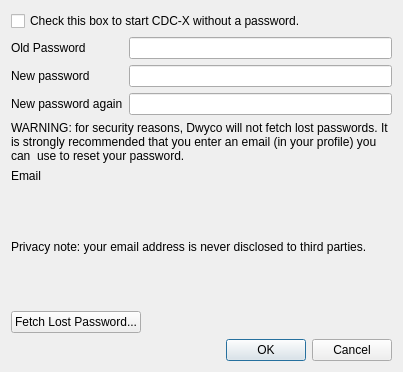
<?xml version="1.0" encoding="UTF-8"?>
<ui version="4.0">
 <class>pw_dialog</class>
 <widget class="QDialog" name="pw_dialog">
  <property name="geometry">
   <rect>
    <x>0</x>
    <y>0</y>
    <width>403</width>
    <height>372</height>
   </rect>
  </property>
  <property name="windowTitle">
   <string>Change Password</string>
  </property>
  <layout class="QGridLayout">
   <item row="1" column="0">
    <layout class="QVBoxLayout">
     <item>
      <layout class="QHBoxLayout">
       <item>
        <layout class="QVBoxLayout">
         <item>
          <widget class="QLabel" name="label">
           <property name="text">
            <string>Old Password</string>
           </property>
           <property name="buddy">
            <cstring>old_pw_edit</cstring>
           </property>
          </widget>
         </item>
         <item>
          <widget class="QLabel" name="label_2">
           <property name="text">
            <string>New password</string>
           </property>
           <property name="buddy">
            <cstring>new_pw_edit</cstring>
           </property>
          </widget>
         </item>
         <item>
          <widget class="QLabel" name="label_3">
           <property name="text">
            <string>New password again</string>
           </property>
           <property name="buddy">
            <cstring>confirm_edit</cstring>
           </property>
          </widget>
         </item>
        </layout>
       </item>
       <item>
        <layout class="QVBoxLayout">
         <item>
          <widget class="QLineEdit" name="old_pw_edit">
           <property name="echoMode">
            <enum>QLineEdit::Password</enum>
           </property>
          </widget>
         </item>
         <item>
          <widget class="QLineEdit" name="new_pw_edit">
           <property name="echoMode">
            <enum>QLineEdit::Password</enum>
           </property>
          </widget>
         </item>
         <item>
          <widget class="QLineEdit" name="confirm_edit">
           <property name="echoMode">
            <enum>QLineEdit::Password</enum>
           </property>
          </widget>
         </item>
        </layout>
       </item>
      </layout>
     </item>
     <item>
      <widget class="QLabel" name="label_4">
       <property name="text">
        <string>WARNING: for security reasons, Dwyco will not fetch lost passwords. It is strongly recommended that you enter an email (in your profile) you can  use to reset your password.</string>
       </property>
       <property name="wordWrap">
        <bool>true</bool>
       </property>
      </widget>
     </item>
     <item>
      <layout class="QHBoxLayout">
       <item>
        <widget class="QLabel" name="email_label">
         <property name="text">
          <string>Email</string>
         </property>
        </widget>
       </item>
      </layout>
     </item>
    </layout>
   </item>
   <item row="2" column="0">
    <widget class="QLabel" name="label_6">
     <property name="text">
      <string>&lt;!DOCTYPE HTML PUBLIC &quot;-//W3C//DTD HTML 4.0//EN&quot; &quot;http://www.w3.org/TR/REC-html40/strict.dtd&quot;&gt;
&lt;html&gt;&lt;head&gt;&lt;meta name=&quot;qrichtext&quot; content=&quot;1&quot; /&gt;&lt;style type=&quot;text/css&quot;&gt;
p, li { white-space: pre-wrap; }
&lt;/style&gt;&lt;/head&gt;&lt;body style=&quot; font-family:'MS Shell Dlg 2'; font-size:8.25pt; font-weight:400; font-style:normal;&quot;&gt;
&lt;p style=&quot; margin-top:0px; margin-bottom:0px; margin-left:0px; margin-right:0px; -qt-block-indent:0; text-indent:0px;&quot;&gt;&lt;span style=&quot; font-family:'Sans Serif'; font-size:9pt;&quot;&gt;Privacy note: your email address is never disclosed to third parties.&lt;/span&gt;&lt;/p&gt;&lt;/body&gt;&lt;/html&gt;</string>
     </property>
     <property name="wordWrap">
      <bool>true</bool>
     </property>
    </widget>
   </item>
   <item row="3" column="0">
    <layout class="QHBoxLayout">
     <item>
      <widget class="QPushButton" name="fetch_pw_button">
       <property name="text">
        <string>Fetch Lost Password...</string>
       </property>
      </widget>
     </item>
     <item>
      <spacer>
       <property name="orientation">
        <enum>Qt::Horizontal</enum>
       </property>
       <property name="sizeHint" stdset="0">
        <size>
         <width>40</width>
         <height>20</height>
        </size>
       </property>
      </spacer>
     </item>
    </layout>
   </item>
   <item row="4" column="0">
    <widget class="QDialogButtonBox" name="buttonBox">
     <property name="orientation">
      <enum>Qt::Horizontal</enum>
     </property>
     <property name="standardButtons">
      <set>QDialogButtonBox::Cancel|QDialogButtonBox::Ok</set>
     </property>
    </widget>
   </item>
   <item row="0" column="0">
    <widget class="QCheckBox" name="save_pw_checkbox">
     <property name="text">
      <string>Check this box to start CDC-X without a password.</string>
     </property>
    </widget>
   </item>
  </layout>
 </widget>
 <tabstops>
  <tabstop>old_pw_edit</tabstop>
  <tabstop>new_pw_edit</tabstop>
  <tabstop>confirm_edit</tabstop>
  <tabstop>buttonBox</tabstop>
 </tabstops>
 <resources/>
 <connections>
  <connection>
   <sender>buttonBox</sender>
   <signal>accepted()</signal>
   <receiver>pw_dialog</receiver>
   <slot>accept()</slot>
   <hints>
    <hint type="sourcelabel">
     <x>248</x>
     <y>254</y>
    </hint>
    <hint type="destinationlabel">
     <x>157</x>
     <y>274</y>
    </hint>
   </hints>
  </connection>
  <connection>
   <sender>buttonBox</sender>
   <signal>rejected()</signal>
   <receiver>pw_dialog</receiver>
   <slot>reject()</slot>
   <hints>
    <hint type="sourcelabel">
     <x>316</x>
     <y>260</y>
    </hint>
    <hint type="destinationlabel">
     <x>286</x>
     <y>274</y>
    </hint>
   </hints>
  </connection>
  <connection>
   <sender>save_pw_checkbox</sender>
   <signal>clicked(bool)</signal>
   <receiver>new_pw_edit</receiver>
   <slot>setDisabled(bool)</slot>
   <hints>
    <hint type="sourcelabel">
     <x>194</x>
     <y>130</y>
    </hint>
    <hint type="destinationlabel">
     <x>255</x>
     <y>61</y>
    </hint>
   </hints>
  </connection>
  <connection>
   <sender>save_pw_checkbox</sender>
   <signal>clicked(bool)</signal>
   <receiver>confirm_edit</receiver>
   <slot>setDisabled(bool)</slot>
   <hints>
    <hint type="sourcelabel">
     <x>194</x>
     <y>130</y>
    </hint>
    <hint type="destinationlabel">
     <x>255</x>
     <y>96</y>
    </hint>
   </hints>
  </connection>
  <connection>
   <sender>save_pw_checkbox</sender>
   <signal>clicked()</signal>
   <receiver>new_pw_edit</receiver>
   <slot>clear()</slot>
   <hints>
    <hint type="sourcelabel">
     <x>194</x>
     <y>130</y>
    </hint>
    <hint type="destinationlabel">
     <x>255</x>
     <y>61</y>
    </hint>
   </hints>
  </connection>
  <connection>
   <sender>save_pw_checkbox</sender>
   <signal>clicked()</signal>
   <receiver>confirm_edit</receiver>
   <slot>clear()</slot>
   <hints>
    <hint type="sourcelabel">
     <x>194</x>
     <y>130</y>
    </hint>
    <hint type="destinationlabel">
     <x>255</x>
     <y>96</y>
    </hint>
   </hints>
  </connection>
  <connection>
   <sender>save_pw_checkbox</sender>
   <signal>clicked()</signal>
   <receiver>old_pw_edit</receiver>
   <slot>clear()</slot>
   <hints>
    <hint type="sourcelabel">
     <x>194</x>
     <y>130</y>
    </hint>
    <hint type="destinationlabel">
     <x>255</x>
     <y>26</y>
    </hint>
   </hints>
  </connection>
  <connection>
   <sender>save_pw_checkbox</sender>
   <signal>clicked(bool)</signal>
   <receiver>old_pw_edit</receiver>
   <slot>setEnabled(bool)</slot>
   <hints>
    <hint type="sourcelabel">
     <x>194</x>
     <y>130</y>
    </hint>
    <hint type="destinationlabel">
     <x>255</x>
     <y>26</y>
    </hint>
   </hints>
  </connection>
 </connections>
</ui>
